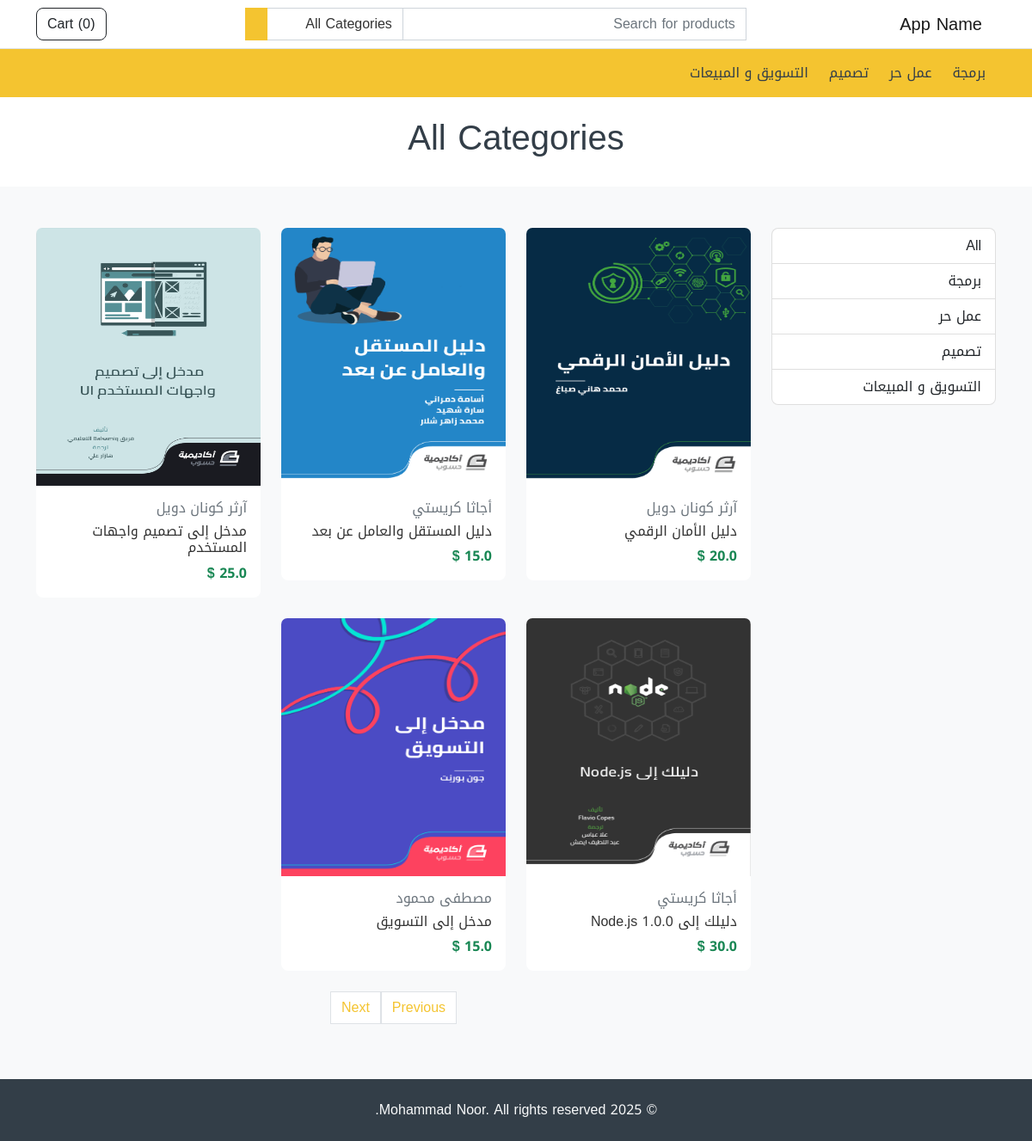
The page /category/ on the database its author committed.
### store/models.py (models this page shows, shortened)
class Category(models.Model):
    name = models.CharField(max_length=255)
    featured = models.BooleanField(default=False)
    order = models.IntegerField(default=0)
    created_at = models.DateTimeField(auto_now_add=True)
    updated_at = models.DateTimeField(auto_now=True)

class Product(models.Model):
    name = models.CharField(max_length=255)
    short_description = models.TextField(null=True)
    description = models.TextField(null=True)
    image = models.ImageField()
    price = models.FloatField()
    featured = models.BooleanField(default=False)
    created_at = models.DateTimeField(auto_now_add=True)
    updated_at = models.DateTimeField(auto_now=True)
    category = models.ForeignKey(Category, on_delete=models.PROTECT)
    author = models.ForeignKey(Author, on_delete=models.SET_NULL, null=True)

class Author(models.Model):
    name = models.CharField(max_length=255)
    bio = models.TextField()
    created_at = models.DateTimeField(auto_now_add=True)
    updated_at = models.DateTimeField(auto_now=True)
    def __str__(self):
        return self.name

### store/views.py (the view)
# urls.py: path('category/', views.category, name='store.category'),
def category(request, category_id=None):
    cat = None
    query = request.GET.get('q')
    category_id = request.GET.get('category', category_id)
    where = {}
    if query:
        where['name__icontains'] = query
    if category_id:
        cat = Category.objects.get(id=category_id)
        where['category_id'] = category_id
    products = Product.objects.filter(**where)
    paginator = Paginator(products, 9)
    page_number = request.GET.get('page')
    page_obj = paginator.get_page(page_number)
    return render(request, 'category.html',
                  {'category': cat,
                   'page_obj': page_obj})

### store/customContextProcessor.py (called while the page is built)
def store_website(request):
    cart = Cart.objects.filter(session=request.session.session_key).last()
    cart_total = 0
    cart_items = []
    if cart:
        cart_items = Product.objects.filter(pk__in=cart.items)
        for item in cart_items:
            cart_total += item.price
    categories = Category.objects.order_by('order')
    return {'categories': categories, 'cart_items': cart_items, 'cart_total': cart_total}

### store/templatetags/my_filters.py (called while the page is built)
def currency(value):
    return f"{value} $"

### store/templates/category.html
{% extends "base.html" %}
{% load i18n %}
{% block content %}
{% if category.name %}
  {% include "common/page_title.html" with title=category.name %}
{% else %}
  {% include "common/page_title.html" with title="All Categories" %}
{% endif %}
<div class="container my-5">
  <section>
    <div class="row">
      <div class="col-md-3">
        <div class="list-group">
          <a
            href="{% url 'store.category' %}"
            class="list-group-item list-group-item-action d-flex justify-content-between align-items-center"
            >{% trans "All" %}</a
          >
          {% for category in categories %}
          <a
            href="{% url 'store.category' category.id %}"
            class="list-group-item list-group-item-action d-flex justify-content-between align-items-center"
            >{{ category.name }}
          </a>
          {% endfor %}
        </div>
      </div>
      <div class="col-md-9">
        <div class="row">
          {% for product in page_obj %}
          <div class="col-md-4">
            {% include "common/product_card.html" with product=product %}
          </div>
          {% empty %}
          <div class="card mb-4">
            <div class="card-body py-5">
              <h5 class="card-title text-center">{% trans "No products found" %}</h5>
            </div>
          </div>
          {% endfor %}
        </div>
        {% if page_obj.paginator.count > 0 %}
        <nav>
          <ul class="pagination justify-content-center">
            {% if page_obj.has_previous %}
            <li>
              <a class="page-link" href="?page={{ page_obj.previous_page_number }}" tabindex="-1" aria-disabled="true">{% trans "Previous" %}</a>
            </li>
            {% else %}
            <li class="disabled">
              <a class="page-link" href="#" tabindex="-1" aria-disabled="true">{% trans "Previous" %}</a>
            </li>
            {% endif %}
            {% if page_obj.has_next %}
            <li>
              <a class="page-link" href="?page={{ page_obj.next_page_number }}">{% trans "Next" %}</a>
            </li>
            {% else %}
            <li class="disabled">
              <a class="page-link" href="#" tabindex="-1" aria-disabled="true">{% trans "Next" %}</a>
            </li>
            {% endif %}
          </ul>
        </nav>
        {% endif %}
      </div>
    </div>
  </section>
</div>
{% endblock %}

### store/templates/partials/header.html (shortened to what this page needs)
{% load i18n %}
<nav class="navbar navbar-expand-lg navbar-light bg-white border-bottom">
  <div class="container">
    <a class="navbar-brand" href="/"> {% trans "App Name" %} </a>
    <div
      class="collapse navbar-collapse mt-2 mt-lg-0"
      id="navbarSupportedContent"
    >
      {% include "partials/header_search.html" %}
      <ul class="navbar-nav my-2 my-lg-0">
        <li class="nav-item">
          <a href="{% url 'store.cart' %}" class="btn btn-outline-dark" type="button">
            {% trans "Cart" %} (<span id="cart-items-count">{{ cart_items|length }}</span>)
          </a>
        </li>
      </ul>
    </div>
  </div>
</nav>
<nav class="navbar navbar-expand-lg navbar-light bg-primary">
  <div class="container">
    <div
      class="collapse navbar-collapse mt-2 mt-lg-0"
      id="navbarSupportedContent"
    >
      <ul class="navbar-nav my-2 my-lg-0">
        {% for category in categories %}
        <li class="nav-item">
          <a class="nav-link mx-1" href="{% url 'store.category' category.id %}" role="button">
            {{ category.name }}
          </a>
        </li>
        {% endfor %}
      </ul>
    </div>
  </div>
</nav>

### store/templates/common/product_card.html (shortened to what this page needs)
{% load i18n %} {% load my_filters %}
<div class="product card mb-4">
  <img
    src="{{ product.image.url}}"
    class="card-img-top"
    alt="{{ product.name }}"
  />
  <div class="card-body">
    <h6 class="text-muted">{{ product.author }}</h6>
    <h6 class="card-title">{{ product.name }}</h6>
    <strong class="fw-bold text-success">{{ product.price|currency }}</strong>
  </div>
</div>

### rows shown on the page
Category: name "برمجة"
Category: name "عمل حر"
Category: name "تصميم"
Category: name "التسويق و المبيعات"
Product: image (picture), author "آرثر كونان دويل", name "دليل الأمان الرقمي", price "20.0 $"
Product: image (picture), author "أجاثا كريستي", name "دليل المستقل والعامل عن بعد", price "15.0 $"
Product: image (picture), author "آرثر كونان دويل", name "مدخل إلى تصميم واجهات المستخدم", price "25.0 $"
Product: image (picture), author "أجاثا كريستي", name "دليلك إلى Node.js 1.0.0", price "30.0 $"
Product: image (picture), author "مصطفى محمود", name "مدخل إلى التسويق", price "15.0 $"

### other values the page prints
{{ cart_items|length }} "0"
